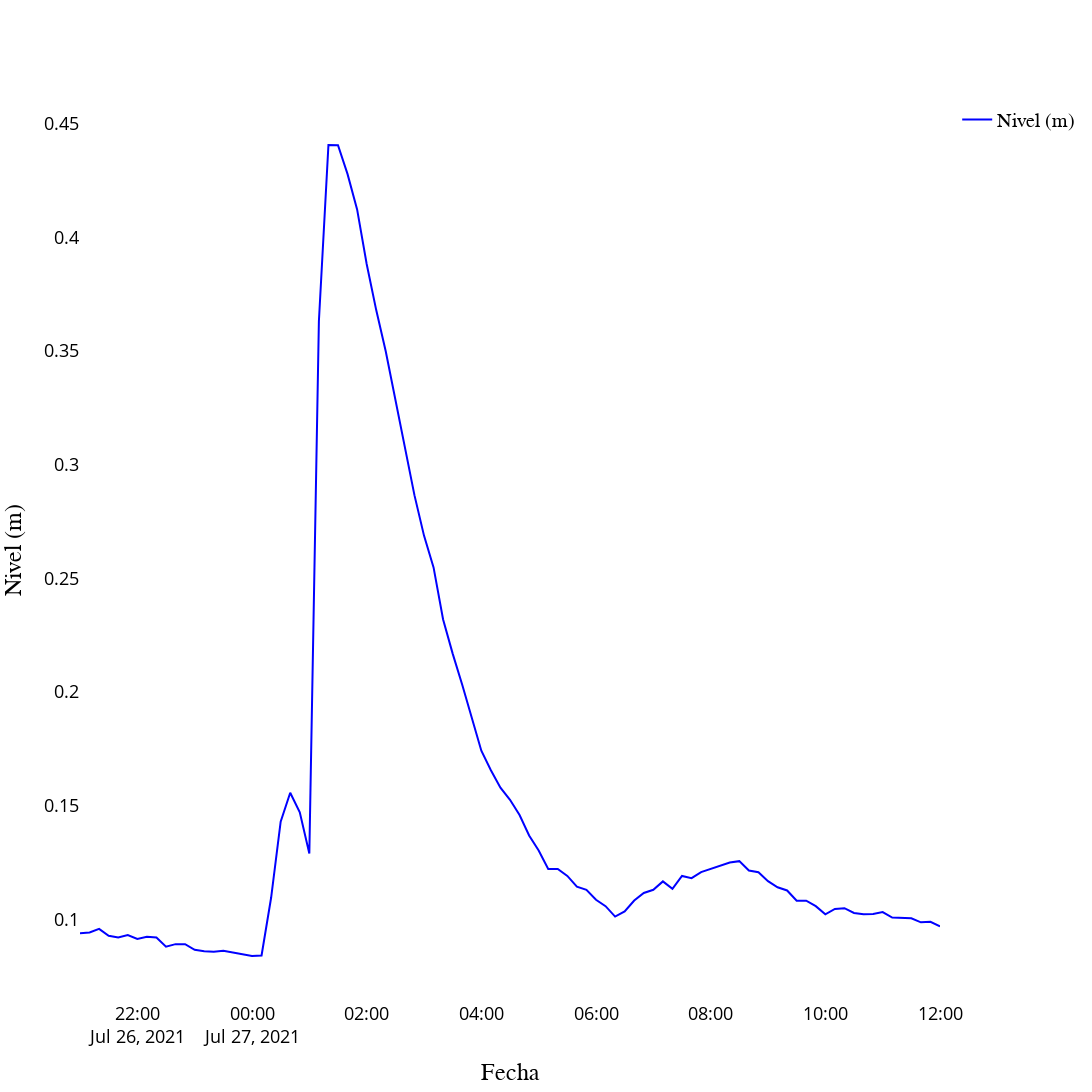

Notebook code for this chart:
### Markdown cell above
## 3.3 Peaks

### Code cell
from plotly.subplots import make_subplots
import plotly.graph_objects as go

# Filtrar los datos en el rango de fechas especificado
fecha_inicio = pedir_fecha("Ingrese la fecha de inicio:")
fecha_fin = pedir_fecha("Ingrese la fecha de fin:")
merged_filtered = merged.loc[(merged.index >= fecha_inicio) & (merged.index <= fecha_fin)]

# Crear la figura SIN eje secundario
fig = go.Figure()

# Agregar la serie de nivel de agua
fig.add_trace(
    go.Scatter(
        x=merged_filtered.index,
        y=merged_filtered["nivel"],
        mode="lines",
        line=dict(color='blue'),
        name="Nivel (m)",
        showlegend=True
    )
)

# Configuración del diseño
fig.update_layout(
    xaxis_title="Fecha",
    yaxis_title="Nivel (m)",
    legend=dict(
        x=1.02,
        y=1,
        bgcolor='rgba(255,255,255,0)',
        font=dict(
            family="Arial Black",
            size=20,
            color="black"
        )
    ),
    plot_bgcolor='white',
    paper_bgcolor='white',
    autosize=False,
    width=1200,  # Relación 1:1 cuadrada
    height=1200
)

# Ajuste del tamaño y grosor de las etiquetas de los ejes
fig.update_xaxes(
    title_text="Fecha",
    title_font=dict(size=24, family="Arial Black", color="black"),
    tickfont=dict(size=18, color="black")
)

fig.update_yaxes(
    title_text="Nivel (m)",
    title_font=dict(size=24, family="Arial Black", color="black"),
    tickfont=dict(size=18, color="black")
)

# Mostrar el gráfico
fig.show()

### Figure 1 — Plotly figure (JSON) as saved in the notebook; plotly's stock layout.template omitted (floating-point values rounded to 4 significant figures)
{"data": [{"line": {"color": "blue"}, "mode": "lines", "name": "Nivel (m)", "showlegend": true, "type": "scatter", "x": ["2021-07-26T21:00:00", "2021-07-26T21:10:00", "2021-07-26T21:20:00", "2021-07-26T21:30:00", "2021-07-26T21:40:00", "2021-07-26T21:50:00", "2021-07-26T22:00:00", "2021-07-26T22:10:00", "2021-07-26T22:20:00", "2021-07-26T22:30:00", "2021-07-26T22:40:00", "2021-07-26T22:50:00", "2021-07-26T23:00:00", "2021-07-26T23:10:00", "2021-07-26T23:20:00", "2021-07-26T23:30:00", "2021-07-27T00:00:00", "2021-07-27T00:10:00", "2021-07-27T00:20:00", "2021-07-27T00:30:00", "2021-07-27T00:40:00", "2021-07-27T00:50:00", "2021-07-27T01:00:00", "2021-07-27T01:10:00", "2021-07-27T01:20:00", "2021-07-27T01:30:00", "2021-07-27T01:40:00", "2021-07-27T01:50:00", "2021-07-27T02:00:00", "2021-07-27T02:10:00", "2021-07-27T02:20:00", "2021-07-27T02:30:00", "2021-07-27T02:40:00", "2021-07-27T02:50:00", "2021-07-27T03:00:00", "2021-07-27T03:10:00", "2021-07-27T03:20:00", "2021-07-27T03:30:00", "2021-07-27T03:40:00", "2021-07-27T03:50:00", "2021-07-27T04:00:00", "2021-07-27T04:10:00", "2021-07-27T04:20:00", "2021-07-27T04:30:00", "2021-07-27T04:40:00", "2021-07-27T04:50:00", "2021-07-27T05:00:00", "2021-07-27T05:10:00", "2021-07-27T05:20:00", "2021-07-27T05:30:00", "2021-07-27T05:40:00", "2021-07-27T05:50:00", "2021-07-27T06:00:00", "2021-07-27T06:10:00", "2021-07-27T06:20:00", "2021-07-27T06:30:00", "2021-07-27T06:40:00", "2021-07-27T06:50:00", "2021-07-27T07:00:00", "2021-07-27T07:10:00", "2021-07-27T07:20:00", "2021-07-27T07:30:00", "2021-07-27T07:40:00", "2021-07-27T07:50:00", "2021-07-27T08:00:00", "2021-07-27T08:10:00", "2021-07-27T08:20:00", "2021-07-27T08:30:00", "2021-07-27T08:40:00", "2021-07-27T08:50:00", "2021-07-27T09:00:00", "2021-07-27T09:10:00", "2021-07-27T09:20:00", "2021-07-27T09:30:00", "2021-07-27T09:40:00", "2021-07-27T09:50:00", "2021-07-27T10:00:00", "2021-07-27T10:10:00", "2021-07-27T10:20:00", "2021-07-27T10:30:00", "2021-07-27T10:40:00", "2021-07-27T10:50:00", "2021-07-27T11:00:00", "2021-07-27T11:10:00", "2021-07-27T11:20:00", "2021-07-27T11:30:00", "2021-07-27T11:40:00", "2021-07-27T11:50:00", "2021-07-27T12:00:00"], "y": [0.0939, 0.0942, 0.0958, 0.0928, 0.092, 0.0931, 0.0914, 0.0923, 0.092, 0.088, 0.0891, 0.0891, 0.0866, 0.086, 0.0858, 0.0862, 0.0839, 0.0841, 0.1095, 0.143, 0.1557, 0.1471, 0.129, 0.3631, 0.4406, 0.4405, 0.4278, 0.4123, 0.3883, 0.368, 0.3498, 0.329, 0.309, 0.2866, 0.2688, 0.2548, 0.2319, 0.2169, 0.2032, 0.1889, 0.1742, 0.1656, 0.1579, 0.1526, 0.1459, 0.1369, 0.1303, 0.1222, 0.1222, 0.1191, 0.1144, 0.113, 0.1086, 0.1058, 0.1012, 0.1035, 0.1083, 0.1116, 0.113, 0.1167, 0.1134, 0.1191, 0.1181, 0.1208, 0.1222, 0.1233, 0.125, 0.1256, 0.1215, 0.1207, 0.1168, 0.1141, 0.1127, 0.1082, 0.1082, 0.1058, 0.1022, 0.1046, 0.1049, 0.1028, 0.1022, 0.1024, 0.1032, 0.1008, 0.1007, 0.1005, 0.0987, 0.0989, 0.0969]}], "layout": {"autosize": false, "height": 1200, "legend": {"bgcolor": "rgba(255,255,255,0)", "font": {"color": "black", "family": "Arial Black", "size": 20}, "x": 1.02, "y": 1}, "paper_bgcolor": "white", "plot_bgcolor": "white", "width": 1200, "xaxis": {"autorange": true, "range": ["2021-07-26 21:00", "2021-07-27 12:00"], "tickfont": {"color": "black", "size": 18}, "title": {"font": {"color": "black", "family": "Arial Black", "size": 24}, "text": "Fecha"}, "type": "date"}, "yaxis": {"autorange": true, "range": [0.06408, 0.4604], "tickfont": {"color": "black", "size": 18}, "title": {"font": {"color": "black", "family": "Arial Black", "size": 24}, "text": "Nivel (m)"}, "type": "linear"}}}
